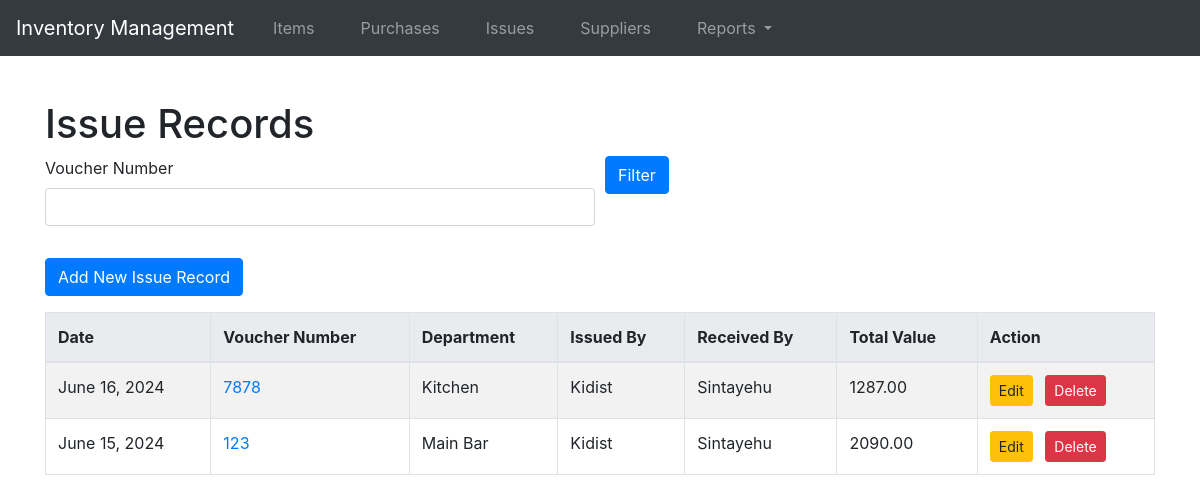
The app's page /issue-records/ with its own data.
### store/models.py (models this page shows, shortened)
class IssueRecord(models.Model):
    date = models.DateField(default=timezone.now)
    department = models.CharField(max_length=255, db_index=True)
    issued_by = models.CharField(max_length=100)
    received_by = models.CharField(max_length=100)
    voucher_number = models.CharField(max_length=50, unique=True, null=True, db_index=True)
    total_value = models.DecimalField(max_digits=15, decimal_places=2, default=0.0)

### store/views.py (the view)
# urls.py: path('issue-records/', views.issue_record_list, name='issue_record_list'),
def issue_record_list(request):
    form = IssueRecordFilterForm(request.GET or None)
    issue_records = IssueRecord.objects.all()
    if form.is_valid():
        if form.cleaned_data['voucher_number']:
            issue_records = issue_records.filter(voucher_number__icontains=form.cleaned_data['voucher_number'])
    return render(request, 'store/issue_record_list.html', {'issue_records': issue_records, 'form': form})

### store/forms.py
class IssueRecordFilterForm(forms.Form):
    voucher_number = forms.CharField(required=False, label='Voucher Number')

### store/templates/store/issue_record_list.html (shortened to what this page needs)
{% extends 'base.html' %}
{% load crispy_forms_tags %}
{% block content %}
<h1>Issue Records</h1>
<form method="get" class="mb-3">
    <div class="form-row">
        <div class="col">
            {{ form.voucher_number|as_crispy_field }}
        </div>
        <div class="col">
            <button type="submit" class="btn btn-primary">Filter</button>
        </div>
    </div>
</form>
<a href="{% url 'issue_record_create' %}" class="btn btn-primary mb-3"> Add New Issue Record</a>
<table class="table table-striped">
    <thead>
        <tr>
            <th>Date</th>
            <th>Voucher Number</th>
            <th>Department</th>
            <th>Issued By</th>
            <th>Received By</th>
            <th>Total Value</th>
            <th>Action</th>
        </tr>
    </thead>
    <tbody>
        {% for issue_record in issue_records %}
        <tr>
            <td>{{ issue_record.date }}</td>
            <td><a href="{% url 'issue_record_detail' issue_record.pk %}">{{ issue_record.voucher_number }}</a></td>
            <td>{{ issue_record.department }}</td>
            <td>{{ issue_record.issued_by }}</td>
            <td>{{ issue_record.received_by }}</td>
            <td>{{ issue_record.total_value }}</td>
            <td>
                <a href="{% url 'issue_record_edit' issue_record.pk %}" class="btn btn-warning btn-sm">Edit</a>
                <a href="{% url 'issue_record_delete' issue_record.pk %}" class="btn btn-danger btn-sm ml-2">Delete</a>
            </td>
        </tr>
        {% endfor %}
    </tbody>
</table>
{% endblock %}

### store/static/css/style.css (style rules this page uses)
body { font-family: Arial, sans-serif; margin: 0; padding: 0; background-color: #f8f9fa; }
table { width: 100%; border-collapse: collapse; margin-bottom: 20px; }
table, th, td { border: 1px solid #dee2e6; }
th, td { padding: 8px; text-align: left; }
th { background-color: #e9ecef; }
a { color: #007bff; text-decoration: none; }

### records on screen
IssueRecord: date "June 16, 2024", voucher_number "7878", department "Kitchen", issued_by "Kidist", received_by "Sintayehu", total_value "1287.00"
IssueRecord: date "June 15, 2024", voucher_number "123", department "Main Bar", issued_by "Kidist", received_by "Sintayehu", total_value "2090.00"
